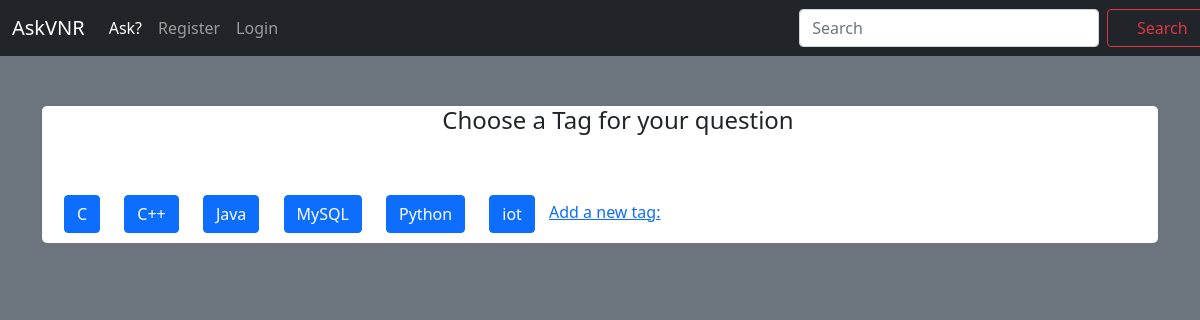
The app's page /tags with its own data.
### quora/models.py (models this page shows)
class Tag(models.Model):
    text = models.CharField(max_length=30)
    date_added = models.DateTimeField(auto_now=True)
    class Meta:
        verbose_name = 'Tag'
        verbose_name_plural = 'Tags'
    def __str__(self):
        return self.text

### quora/views.py (the view)
# urls.py: path('tags',views.tags, name='tags'),
def tags(request):
    tags = Tag.objects.order_by('text')
    context = {'tags': tags}
    return render(request, 'quora/tags.html',context)

### quora/templates/quora/tags.html (shortened to what this page needs)
{% extends "quora/base.html" %}
{% block content %}
<div class="container" style="
    background-color: white;
    margin-top:50px;
		border-radius:5px;"
		>
<h4 style="width:45%;margin:auto;margin-bottom: 50px;padding-left: 88px;" >Choose a Tag for your question</h4>
    {% for tag in tags %}
				<a href="{% url 'quora:tag' tag.id %}" class="btn btn-primary" role="button" data-bs-toggle="button" style="margin:10px;">{{ tag }}</a>
		{% empty %}
			<li>No tags have been added yet.</li>
		{% endfor %}
<a href="{% url 'quora:new_tag' %}">Add a new tag:</a>
{% endblock content %}

### records on screen
Tag: text "C"
Tag: text "C++"
Tag: text "Java"
Tag: text "MySQL"
Tag: text "Python"
Tag: text "iot"
